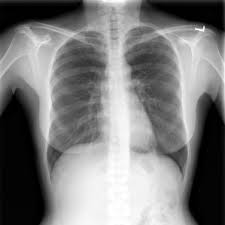
%> input picture Image_processing/xray.jpg, 225 x 225 px
$ octave homomorph_exp7.m   (GNU Octave 9; MATLAB toolbox functions it lacks are replaced by stand-ins)
%> lines starting %> are read from the running program, lines starting %| are printed output that depends on the picture
### Image_processing/homomorph.m
function res=homomorph(fim,lowg,highg);
dif = (highg-lowg);
sig = 15;
[r,c] = size(fim);
for i = 1:r
    for j=1:c
        p=-(((i-(r/2))^2)+(j-(c/2))^2)/((2*sig^2));
        k = (1/2*3.14*(sig^2));
        term(i,j) = (1-k*exp(p));
    end
end
for i=1:r
    for j=1:c
        h(i,j)=(dif*term(i,j))+lowg;
    end
end
for i = 1:r
    for j=1:c
        res(i,j)=fim(i,j)*h(i,j);
    end
end

### Image_processing/homomorph_exp7.m
% Homomorphic Filtering
clc;
clear all;
img = imread("C:\Users\DELL\Desktop\Important\DIP\Lab_exp\xray.jpg");
%> img is the input picture: size 225x225x3 uint8; min 0, max 255, mean 124.1
img1 = rgb2gray(img);
img = double(img1);
%> img: size 225x225 double
[r,c] = size(img);
%> r = 225; c = 225
img = img+1;
lim = log(img);
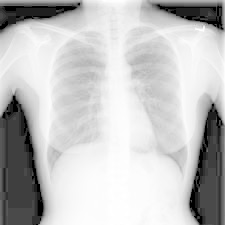
%> lim: size 225x225 double; min 0, max 5.55, mean 4.21; drawn with min black and max white
fim = fft2(lim);
lowg = 0.9;
highg = 1.1;

him = homomorph(fim,lowg,highg);
%> after the loop in homomorph, `for i = 1:r`:
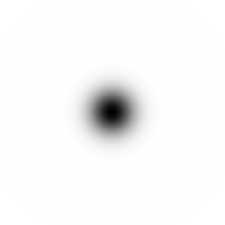
%> term: size 225x225 double; min -351.9, max 1, mean -8.86; drawn with min black and max white
ifim=ifft2(him);
eim = exp(ifim);

%plots

figure;
subplot(2,3,1);
imshow(img1);
title("Original Image");
subplot(2,3,2);
imshow(lim);
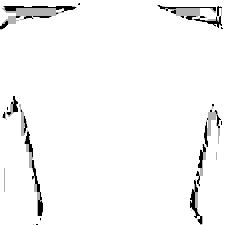
%> displayed picture: size 225x225, on the screen's scale of 0 to 255; min 0, max 255, mean 246.6
title("Logarithmic Transformed Image");
subplot(2,3,3);
imshow(uint8(fim));
%> (this line was passed over: imshow is not available in this run)
title('2-D DFT of Image');
subplot(2,3,4);
imshow(him);
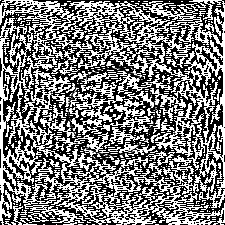
%> displayed picture: size 225x225, on the screen's scale of 0 to 255; min 0, max 255, mean 123.3
title("Homomorphic Filtered Image");
subplot(2,3,5);
imshow(ifim);
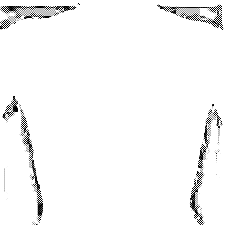
%> displayed picture: size 225x225, on the screen's scale of 0 to 255; min 0, max 255, mean 247.1
title("Inverse fft of the Image");
subplot(2,3,6);
imshow(uint8(eim));
%> (this line was passed over: imshow is not available in this run)
title('Inverse logarithmic');

$ run again, with Image_processing/images.jpg copied over Image_processing/xray.jpg
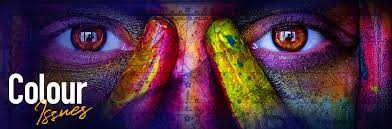
%> input picture Image_processing/images.jpg, 392 x 129 px
%> img is the input picture: size 129x392x3 uint8; mean R, G, B 77, 47.4, 65.1
%> `lim = log(img);`:
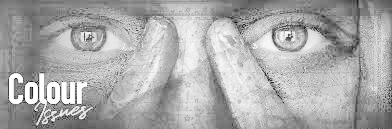
%> lim: size 129x392 double; min 0, max 5.55, mean 3.72; drawn with min black and max white
%> `imshow(ifim);`:
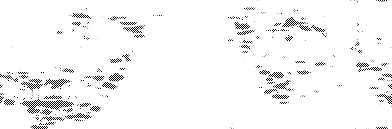
%> displayed picture: size 129x392, on the screen's scale of 0 to 255; min 0, max 255, mean 246
